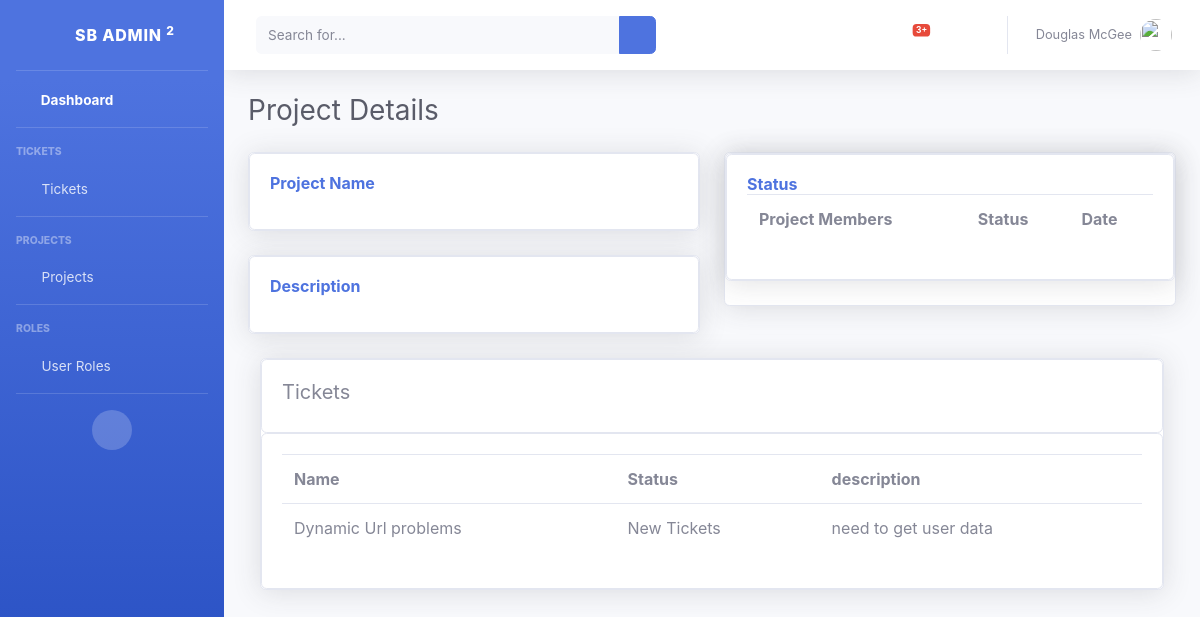
/project_details/1/, run on the app's committed database.
### accounts/models.py (models this page shows, shortened)
class Ticket(models.Model):
    name = models.CharField(max_length=500, null=True)
    description = models.CharField(max_length=500, null=True)
    STATUS = (
            ('New Tickets', 'New Tickets'),
            ('In Progress', 'In Progress'),
            ('Urgent Tickets', 'Urgent Tickets'),
            ('Resolved', 'Resolved'),
                )
    member = models.ForeignKey(Member, null=True, on_delete=models.SET_NULL)
    project = models.ForeignKey(Project, null=True, on_delete=models.SET_NULL)
    status = models.CharField(max_length=500, null=True, choices=STATUS)
    date_created = models.DateTimeField(auto_now_add=True, null=True)

### accounts/views.py (the view)
# urls.py: path('project_details/<str:pk>/', views.project_details, name="project_details"),
def project_details(request, pk):
    project_details = Project.objects.get(id=pk)
    tickets = project_details.ticket_set.all()
    context = {'project_details': project_details, 'tickets': tickets}
    return render(request, 'accounts/project_details.html', context)

### accounts/templates/accounts/project_details.html (shortened to what this page needs)
{% load static %}
<!DOCTYPE html>
<html lang="en">
<head>
    <link href="{% static 'vendor/fontawesome-free/css/all.min.css' %}" rel="stylesheet" type="text/css">
    <link href="{% static 'css/sb-admin-2.min.css' %}" rel="stylesheet">
</head>
<body id="page-top">
    <div id="wrapper">
            {% include 'accounts/sidebar.html' %}
                <div id="content-wrapper" class="d-flex flex-column">
                    <div id="content">
                {% include 'accounts/topbar.html' %}
                <div class="container-fluid">
                    <h1 class="h3 mb-4 text-gray-800">Project Details</h1>
                    <div class="row">
                        <div class="col-lg-6">
                            <div class="card shadow mb-4">
                                <div class="card card-body">
                                    <h6 class="m-0 font-weight-bold text-primary">Project Name</h6>
                                </div>
                            </div>
                            <div class="card shadow mb-4">
                                <div class="card card-body">
                                    <h6 class="m-0 font-weight-bold text-primary">Description</h6>
                                </div>
                            </div>
                        </div>
                        <div class="col-lg-6">
                            <div class="card shadow mb-4">
                                <div class="card shadow mb-4">
                                    <div class="card card-body">
                                        <h6 class="m-0 font-weight-bold text-primary">Status</h6>
                                        <table class="table">
                                            <tr>
                                                <th>Project Members</th>
                                                <th>Status</th>
                                                <th>Date</th>
                                            </tr>
                                        </table>
                                    </div>
                                </div>
                            </div>
                        </div>
                        <div class="container">
                            <div class="row">
                                    <div class="col-xl-13 col-lg-12">
                                            <div class="card shadow mb-4">
                                                <div class="row">
                                                    <div class="col-md">
                                                        <div class="card card-body">
                                                            <h5>Tickets</h5>
                                                        </div>
                                                        <div class="card card-body">
                                                            <table class="table">
                                                                <tr>
                                                                    <th>Name</th>
                                                                    <th>Status</th>
                                                                    <th>description</th>
                                                                </tr>
                                                                {% for ticket in tickets %}
                                                                    <tr>
                                                                        <td>{{ticket.name}}</td>
                                                                        <td>{{ticket.status}}</td>
                                                                        <td>{{ticket.description}}</td>
                                                                    </tr>
                                                                {% endfor %}
                                                            </table>
                                                        </div>
                                                    </div>
                                                </div>
                                            </div>
                                    </div>
                            </div>
                        </div>
                    </div>
                </div>
    </div>
</body>
</html>

### data on the page
Ticket: name "Dynamic Url problems", status "New Tickets", description "need to get user data"
